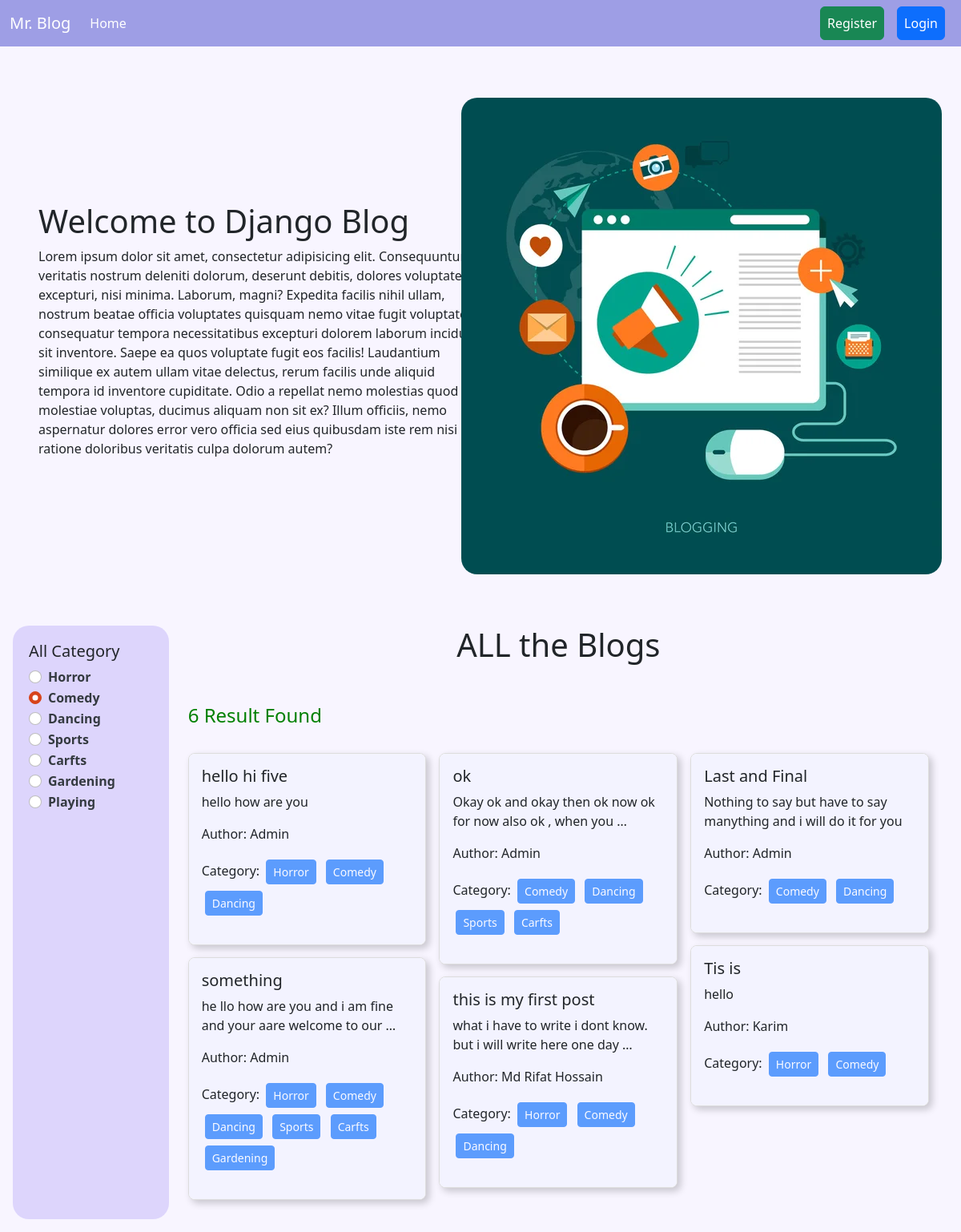
The app's page /category/comedy/?category=2 with its own data.
### categories/models.py (models this page shows, shortened)
class Category(models.Model):
    name = models.CharField(max_length=100)
    slug = models.SlugField(max_length=100, null=True, blank=True, unique=True)

### posts/models.py (models this page shows, shortened)
class Post(models.Model):
    title = models.CharField(max_length = 50)
    content = models.TextField()
    category = models.ManyToManyField(Category) # eta post er moddhe multiple category thakte pare, abar ekta category multiple post er moddhe thakte pare.
    author = models.ForeignKey(User, on_delete=models.CASCADE) #models.CASCADE er mane holo, jodi amra kono Author ke delete kore dei tahole tar sob details delete hoye jabe.

### Blog_Project/views.py (the view)
# urls.py: path('', views.home, name='home'),
def home(request, category_slug=None):
    data  = Post.objects.all()
    if category_slug is not None:
        category = Category.objects.get(slug=category_slug)
        data = Post.objects.filter(category=category)
    categories = Category.objects.all()
    return render(request, 'home.html', {'data': data, 'categories': categories})

### templates/home.html
{% extends 'base.html' %}
{% load static %}
{% load crispy_forms_tags %}
{% block content %}
<div class="d-flex justify-content-centerr flex-wrap align-items-center p-5 mt-3">
    <div class="col-6">
        <h1>Welcome to Django Blog</h1>
        <p>Lorem ipsum dolor sit amet, consectetur adipisicing elit. Consequuntur in veritatis nostrum deleniti dolorum, deserunt debitis, dolores voluptatem excepturi, nisi minima. Laborum, magni? Expedita facilis nihil ullam, nostrum beatae officia voluptates quisquam nemo vitae fugit voluptatem consequatur tempora necessitatibus excepturi dolorem laborum incidunt sit inventore. Saepe ea quos voluptate fugit eos facilis! Laudantium similique ex autem ullam vitae delectus, rerum facilis unde aliquid tempora id inventore cupiditate. Odio a repellat nemo molestias quod molestiae voluptas, ducimus aliquam non sit ex? Illum officiis, nemo aspernatur dolores error vero officia sed eius quibusdam iste rem nisi ratione doloribus veritatis culpa dolorum autem?
        </p>
    </div>
    <div class="col-6 d-flex justify-content-center">
        <img style="border-radius:20px;" src="{% static 'banner.jpg'%}"/>
    </div>
</div>
<div class="d-flex flex-wrap p-3">
    <div class="col-2 home-categories">
        <h5>All Category</h5>
        {% for category in categories %}
        <div class="form-check">
            <input class="form-check-input" type="radio" name="category" id="{{category.id}}" value="{{ category.id }}" onclick="redirectToUrl('{{ category.id }}', '{% url 'category_wise_post' category.slug %}')"
            {% if request.GET.category == category.id|stringformat:"s" %}checked{% endif %}>
            <label class="form-check-label" for="{{category.id}}" onclick="handleClick('{{ category.id }}', '{% url 'category_wise_post' category.slug %}')">
              <a class="category_ancor" href="{% url 'category_wise_post' category.slug %}?category={{ category.id }}"   onclick="event.preventDefault();">{{category.name}}</a>
            </label>
          </div>
        {% endfor %}
    </div>
    <div class="col-10">
        <h1 class="all-blog-h1">ALL the Blogs</h1>
        <div>
        {% if data|length == 0 %}
        <h4 class="mx-4" style="color:red">No Result Found</h4>
        {% else %}
        <h4 class="mx-4" style="color:green">{{data | length}} Result Found</h4>
        {% endif %}
        <div class="all_task pinterest-layout p-4">
            {% for post in data %}
                    <div class="card">
                        <div class="card-body">
                            <h5 class="card-title">{{post.title}}</h5>
                            <p class="card-text">{{post.content|truncatewords:15}}</p>
                            <p>Author: {{post.author.first_name}}</p>
                            <p>Category:
                            {% for cat in post.category.all %}
                                <button class="btn btn-primary btn-sm mx-1 my-1" disabled>{{cat.name}}</button>
                            {% endfor %}
                            </p>
                        </div>
                    </div>
            {% endfor %}
          </div>
        </div>
    </div>
</div>
{% endblock %}

### templates/base.html (style rules this page uses)
body { background-color:rgb(248, 245, 255); }
.all_task { column-width: 250px; padding: 50px; }
.card { margin: 0 0 15px; width: 100%; max-width: 400px; background: #fff; border: 1px solid #ddd; border-radius: 8px; box-shadow: 4px 4px 10px rgba(0, 0, 0, 0.2); overflow: auto; transition: transform 0.3s ease; }
.card-body { background-color:#f3f3ff; }
.category_ancor { color:rgb(52, 58, 64); text-decoration: none; margin-right: 10px; font-weight: bold; }
.form-check-input:checked { background-color: rgb(215, 68, 27); border-color: rgb(215, 68, 27); }
.home-categories { background-color: rgba(158, 139, 243, 0.3); padding: 20px; border-radius: 20px; }
.all-blog-h1 { text-align: center; margin-bottom: 50px; }

### records on screen
Category: category "☐ Horror", name "Horror"
Category: category "☑ Comedy", name "Comedy"
Category: category "☐ Dancing", name "Dancing"
Category: category "☐ Sports", name "Sports"
Category: category "☐ Carfts", name "Carfts"
Category: category "☐ Gardening", name "Gardening"
Category: category "☐ Playing", name "Playing"
Post: title "hello hi five", content "hello how are you", author.first_name "Admin"
Post: title "something", content "he llo how are you and i am fine and your aare welcome to our …", author.first_name "Admin"
Post: title "ok", content "Okay ok and okay then ok now ok for now also ok , when you …", author.first_name "Admin"
Post: title "this is my first post", content "what i have to write i dont know. but i will write here one day …", author.first_name "Md Rifat Hossain"
Post: title "Last and Final", content "Nothing to say but have to say manything and i will do it for you", author.first_name "Admin"
Post: title "Tis is", content "hello", author.first_name "Karim"

### other values on screen
{{ data | length }} "6"
